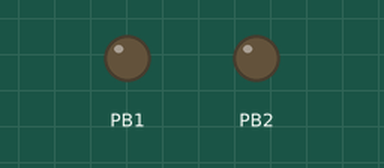
Recording of a program running on a simulated ATmega8, built with avr-gcc and emulated at 8 MHz. Shown: output pins drawn as LEDs (lit = HIGH).

Above: at 0.05 s.
At 1.5 s:
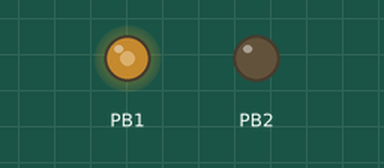
At 2.95 s:
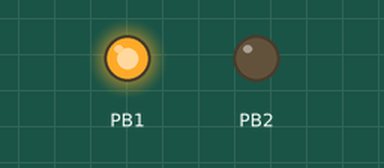
Timing chart, 0 to 6.9 s (numbered marks = the images above):
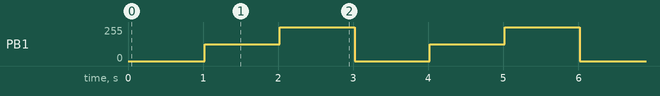

Measured:
- by itself, PB1: repeats every 3.0 s: 255/255 1.0 s, 0/255 1.0 s, 127/255 1.0 s

The program:

main.c
```c
/*
 * Servo.c
 *
 * Created: Oct, 2015
 * Author : hyunsungkim@postech.ac.kr
*/

/**
 * Example for handling pwm output on ATmega8
 *
 * This example shows how to handle pwm output to control servo. Connect servo motor's signal pin
 * with PB1. PWM width changes 0ms to 10ms and 90ms to 180ms and 180ms to 0ms, rotating servo horn.
 * Servo motor is supposed to be a standard servo (pwm period 20ms)
 */


#define F_CPU 8000000
#include <avr/io.h>
#include <util/delay.h>

#define PWM_ON_PB1 1
#define PWM_ON_PB2 2

void pwm_init()
{
	// Setting TOP value 19999 makes period of pwm signal to 20ms
	ICR1 = 19999;
	// Setting COM1A1 enables pwm output on PB1
	// Setting COM1B1 enables pwm output on PB2
	TCCR1A = (1 << COM1A1) | (1 << COM1B1) | (1 << WGM11);
	// This configuration means Fast PWM mode with TOP=ICR1
	TCCR1B = (1 << WGM13) | (1 << WGM12) | (1 << CS11);
}

/*
 * This function sets pwm width on pwm channels
 * Width should be in 0~20
 */
void pwm_width_ms(int channel, float width)
{
	if(channel == PWM_ON_PB1)
		OCR1A = (ICR1 / 20) * width;
	else if(channel == PWM_ON_PB2)
		OCR1B = (ICR1 / 20) * width;
	else return;
}

int main(void)
{
	DDRB |= (1 << PB1) | (1 << PB2);
	pwm_init();
    while (1) {
		pwm_width_ms(1, 0);
		_delay_ms(1000);
		pwm_width_ms(1, 10);
		_delay_ms(1000);
		pwm_width_ms(1, 20);
		_delay_ms(1000);
    }
}
```
